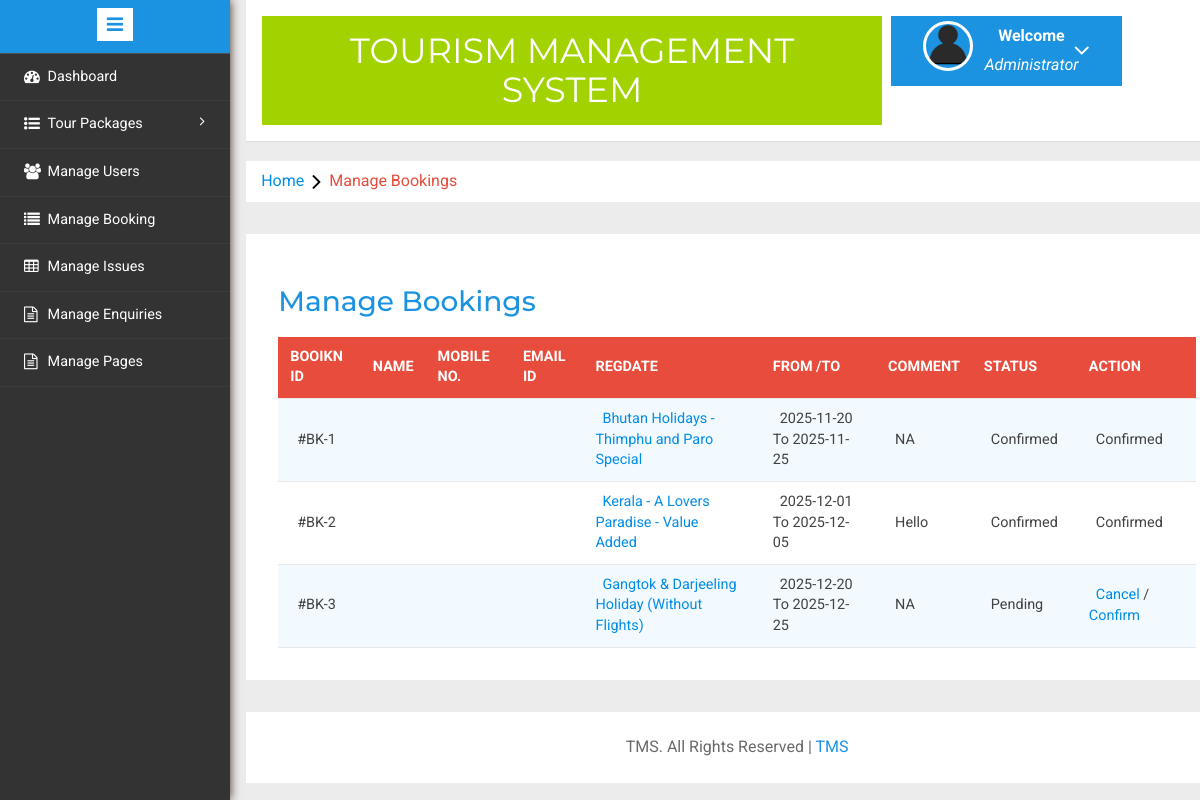
The app's page /tms/admin/manage-bookings.php (signed in) with its own data.
### tables this page shows
CREATE TABLE `tblbooking` (
  `BookingId` int(11) NOT NULL,
  `PackageId` int(11) DEFAULT NULL,
  `UserEmail` varchar(100) DEFAULT NULL,
  `FromDate` varchar(100) DEFAULT NULL,
  `ToDate` varchar(100) DEFAULT NULL,
  `Comment` mediumtext DEFAULT NULL,
  `RegDate` timestamp NULL DEFAULT current_timestamp(),
  `status` int(11) DEFAULT NULL,
  `CancelledBy` varchar(5) DEFAULT NULL,
  `UpdationDate` timestamp NULL DEFAULT NULL ON UPDATE current_timestamp()
);

CREATE TABLE `tbltourpackages` (
  `PackageId` int(11) NOT NULL,
  `PackageName` varchar(200) DEFAULT NULL,
  `PackageType` varchar(150) DEFAULT NULL,
  `PackageLocation` varchar(100) DEFAULT NULL,
  `PackagePrice` int(11) DEFAULT NULL,
  `PackageFetures` varchar(255) DEFAULT NULL,
  `PackageDetails` mediumtext DEFAULT NULL,
  `PackageImage` varchar(100) DEFAULT NULL,
  `Creationdate` timestamp NULL DEFAULT current_timestamp(),
  `UpdationDate` timestamp NULL DEFAULT NULL ON UPDATE current_timestamp()
);

### tms/admin/manage-bookings.php (the view, shortened to what this page needs)
<?php
include('includes/config.php');
if(strlen($_SESSION['alogin'])==0)
	{
header('location:index.php');
}
else{
	?>
<!DOCTYPE HTML>
<html>
<head>
<link href="css/bootstrap.min.css" rel='stylesheet' type='text/css' />
<link href="css/style.css" rel='stylesheet' type='text/css' />
<link rel="stylesheet" href="css/morris.css" type="text/css"/>
<link href="css/font-awesome.css" rel="stylesheet">
<link rel="stylesheet" type="text/css" href="css/table-style.css" />
<link rel="stylesheet" type="text/css" href="css/basictable.css" />
<link rel="stylesheet" href="css/icon-font.min.css" type='text/css' />
</head>
<body>
   <div class="page-container">
<div class="left-content">
	   <div class="mother-grid-inner">
				<?php include('includes/header.php');?>
				</div>
<ol class="breadcrumb">
                <li class="breadcrumb-item"><a href="index.html">Home</a><i class="fa fa-angle-right"></i>Manage Bookings</li>
            </ol>
<div class="agile-grids">
				<div class="agile-tables">
					<div class="w3l-table-info">
					  <h2>Manage Bookings</h2>
					    <table id="table">
						<thead>
						  <tr>
						  <th>Booikn id</th>
							<th>Name</th>
							<th>Mobile No.</th>
							<th>Email Id</th>
							<th>RegDate </th>
							<th>From /To </th>
							<th>Comment </th>
							<th>Status </th>
							<th>Action </th>
						  </tr>
						</thead>
						<tbody>
<?php $sql = "SELECT tblbooking.BookingId as bookid,tblusers.FullName as fname,tblusers.MobileNumber as mnumber,tblusers.EmailId as email,tbltourpackages.PackageName as pckname,tblbooking.PackageId as pid,tblbooking.FromDate as fdate,tblbooking.ToDate as tdate,tblbooking.Comment as comment,tblbooking.status as status,tblbooking.CancelledBy as cancelby,tblbooking.UpdationDate as upddate from  tblbooking
 left join tblusers  on  tblbooking.UserEmail=tblusers.EmailId
 left join tbltourpackages on tbltourpackages.PackageId=tblbooking.PackageId";
$query = $dbh -> prepare($sql);
$query->execute();
$results=$query->fetchAll(PDO::FETCH_OBJ);
$cnt=1;
if($query->rowCount() > 0)
{
foreach($results as $result)
{				?>
						  <tr>
							<td>#BK-<?php echo htmlentities($result->bookid);?></td>
							<td><?php echo htmlentities($result->fname);?></td>
							<td><?php echo htmlentities($result->mnumber);?></td>
							<td><?php echo htmlentities($result->email);?></td>
							<td><a href="update-package.php?pid=<?php echo htmlentities($result->pid);?>"><?php echo htmlentities($result->pckname);?></a></td>
							<td><?php echo htmlentities($result->fdate);?> To <?php echo htmlentities($result->tdate);?></td>
								<td><?php echo htmlentities($result->comment);?></td>
								<td><?php if($result->status==0)
{
echo "Pending";
}
if($result->status==1)
{
echo "Confirmed";
}
?></td>
<?php if($result->status==2)
{
	?><td>Cancelled</td>
<?php } elseif($result->status==1)
{
	?><td>Confirmed</td>
<?php }
else {?>
<td><a href="manage-bookings.php?bkid=<?php echo htmlentities($result->bookid);?>" onclick="return confirm('Do you really want to cancel booking')" >Cancel</a> / <a href="manage-bookings.php?bckid=<?php echo htmlentities($result->bookid);?>" onclick="return confirm('booking has been confirm')" >Confirm</a></td>
<?php }?>
						  </tr>
						 <?php $cnt=$cnt+1;} }?>
						</tbody>
					  </table>
					</div>
			</div>
<?php include('includes/footer.php');?>
</div>
</div>
						<?php include('includes/sidebarmenu.php');?>
							</div>
</body>
</html>
<?php } ?>

### tms/admin/css/table-style.css (style rules this page uses)
table { background: white; border-collapse: collapse; margin: 1.25em 0 0; width: 100%; }
table tr, table th, table td { border: none; border-bottom: 1px solid #e8e8e8; font-size: .95em; }
table th, table td { padding: 10px 12px; text-align: left; }
table th { background: #e74c3c; color: #fff; text-transform: uppercase; }
table tr td { background: #f3faff; color: #424242; }
table tr:nth-of-type(2n+2) td { background: #ffffff; }
table { width: 100%; }

### records on screen
tblbooking: BookingId "1", PackageId.PackageName "Bhutan Holidays - Thimphu and Paro Special", FromDate "2025-11-20", ToDate "2025-11-25", Comment "NA", status "Confirmed"
tblbooking: BookingId "2", PackageId.PackageName "Kerala - A Lovers Paradise - Value Added", FromDate "2025-12-01", ToDate "2025-12-05", Comment "Hello", status "Confirmed"
tblbooking: BookingId "3", PackageId.PackageName "Gangtok & Darjeeling Holiday (Without Flights)", FromDate "2025-12-20", ToDate "2025-12-25", Comment "NA", status "Pending"
